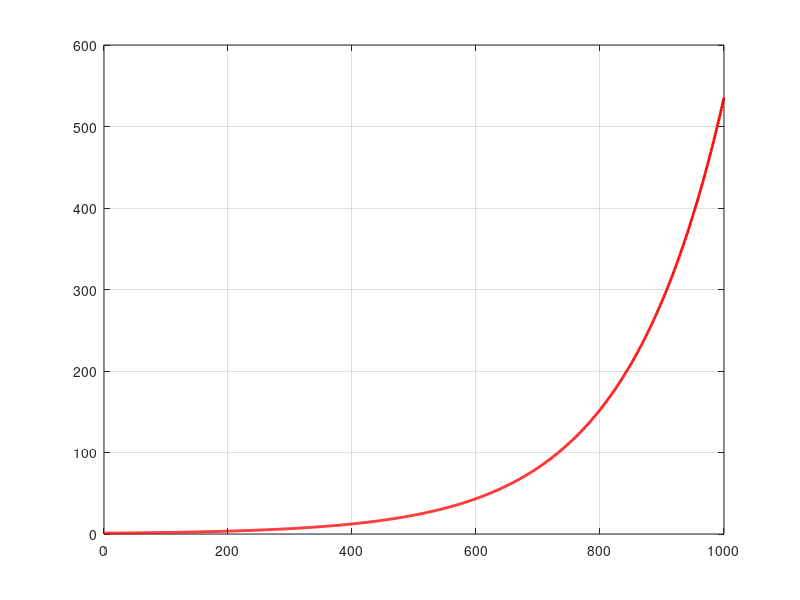

The MATLAB script that drew this image: (Note: this script raises an error after producing the figure.)
clear

t = [0:1000];
x = exp(t*pi/500);
[partition,codebook] = lloyds(x,2^2);

figure, hold on, grid on, box on
plot(t,x, 'r', 'linew',2)
for i=1:length(codebook)
    yline(codebook(i));
end

[x_q, quants] = quantiz(x, partition, codebook);
plot(t,quants, 'b', 'linew',2)
